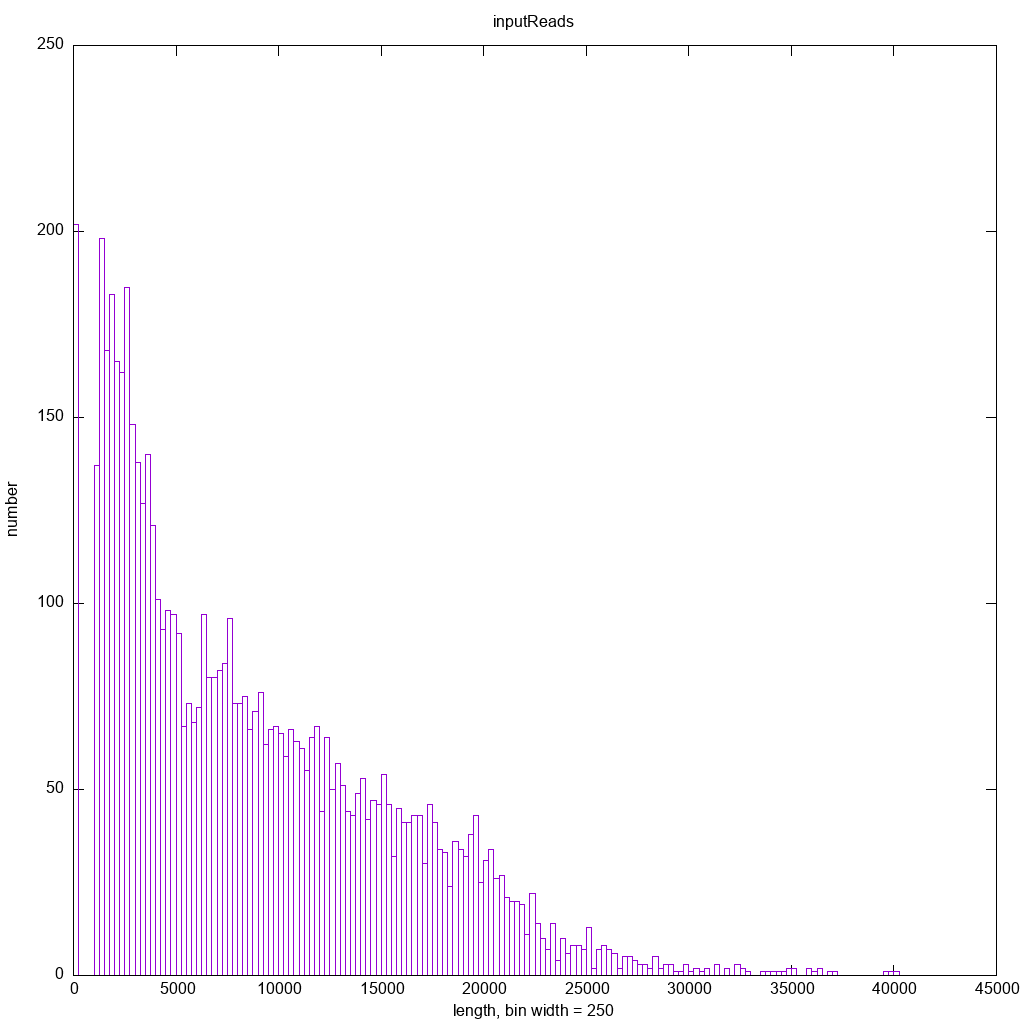

This chart was generated by the following gnuplot code:
set title 'inputReads'
set xlabel 'length, bin width = 250'
set ylabel 'number'

binwidth=250
set boxwidth binwidth
bin(x,width) = width*floor(x/width) + binwidth/2.0

set terminal png size 1024,1024
set output './ecoli-12.5X.1.trimReads.inputReads.png'
plot [] [0:] './ecoli-12.5X.1.trimReads.inputReads.dat' using (bin($1,binwidth)):(1.0) smooth freq with boxes title ''
